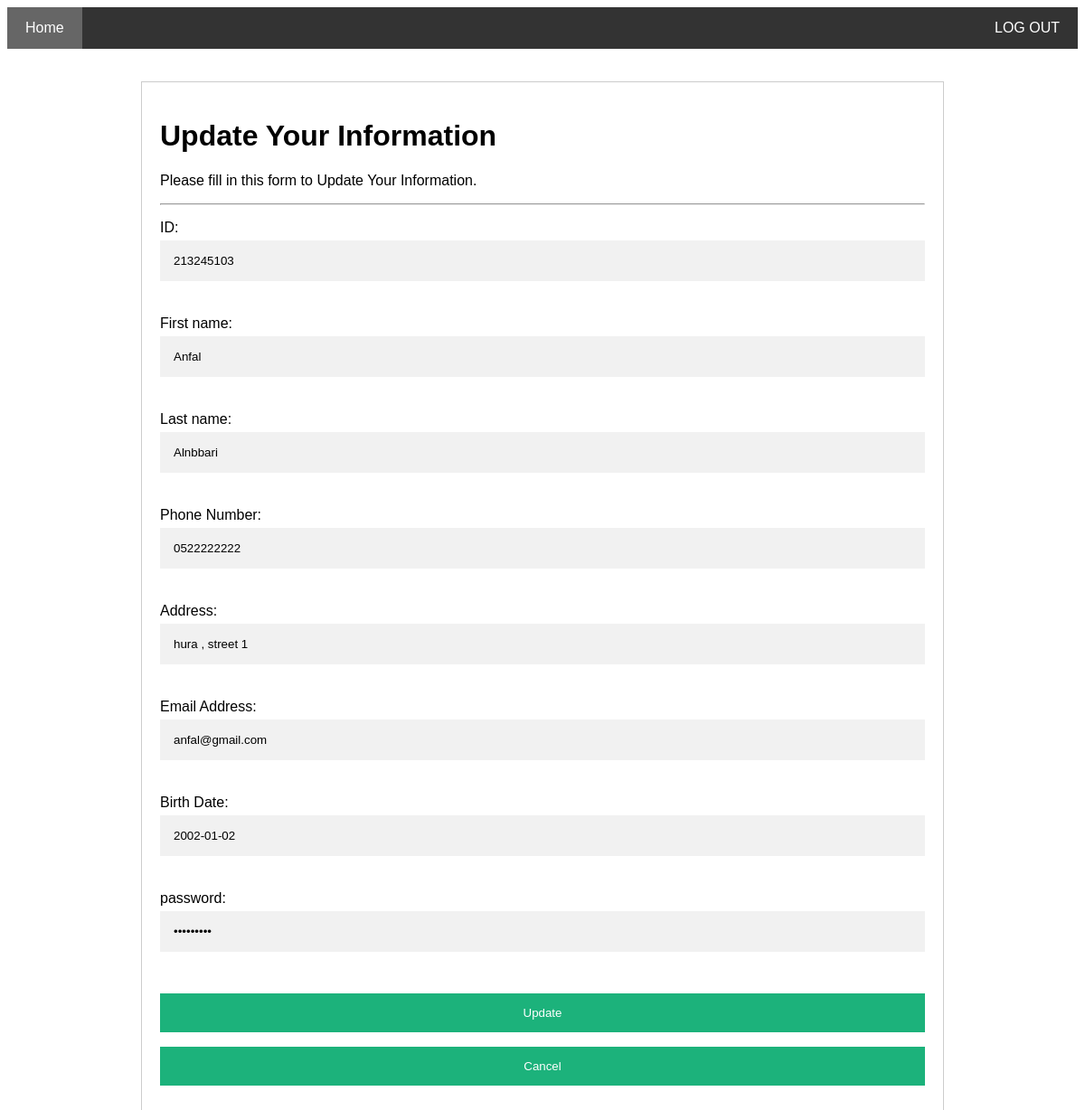
The app's page /update_patient/213245103/, older data.
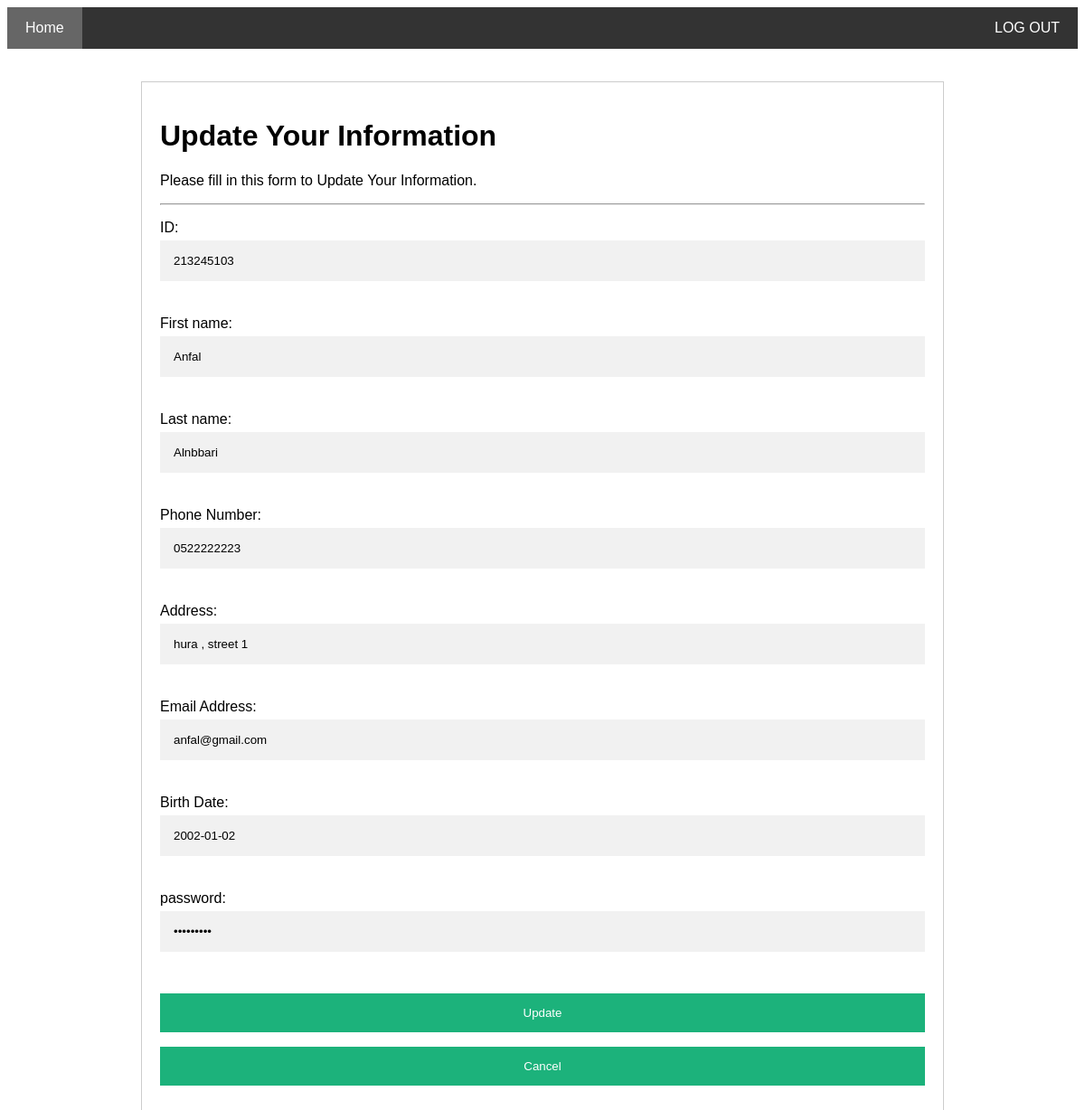
The same page, newer data.
### core/models.py (models this page shows, shortened)
class patient_a(models.Model):
    patientֹID=models.CharField(max_length=20,primary_key=True)
    First_name=models.CharField(max_length=20,null = True)
    Last_name=models.CharField(max_length=20,null = True)
    Phone_Number=models.CharField(max_length=10,null=True)
    Address=models.TextField(max_length=50,null=True)
    Email_Address=models.CharField(max_length=30,null=True)
    Birth_Date=models.DateField(null=True)
    password_patientֹ=models.CharField(max_length=20,null = True)
    class Meta:
        db_table = 'patient_a'

### core/views.py (the view)
# urls.py: path('update_patient/<int:patient_id>/', update_patient, name='update_patient'),
def update_patient(request, patient_id):
    patient = patient_a.objects.get(pk=patient_id)  # Retrieve the patient instance from the database
    if request.method == 'POST':
        form = patientform(request.POST, instance=patient)  # Pass the patient instance to the form
        if form.is_valid():
            form.save()  # Save the form to update the patient instance in the database
            return redirect('patient_homepage')  # Redirect to the homepage after the update is successful
    else:
        form = patientform(instance=patient)  # Create the form with the patient instance data
    return render(request, 'update_patient.html', {'form': form, 'patient': patient})

### Templates/update_patient.html (shortened to what this page needs)
<!DOCTYPE html>
<html>
<div class="navbar">
    <a href="{% url 'patient_homepage'%} " class="active">Home</a>
    <a href="#" class="right">LOG OUT</a>
  </div>
<br>
<br>
<form action="{% url 'update_patient' patient.pk %}" method="post" style="border:1px solid #ccc ; width: 75%; margin: auto">
    <div class="container">
        <h1>Update Your Information</h1>
        <p>Please fill in this form to Update Your Information.</p>
        <hr>
        {{ form.as_p }}
        <button type="submit">Update</button>
        <a href="{% url 'patient_homepage' %}" class="button"><button>Cancel</button></a>
    </div>
</form>
<br>

Row changes from the older to the newer data that the page shows:
changed patient_a "Anfal": Phone_Number "0522222222" → "0522222223"
